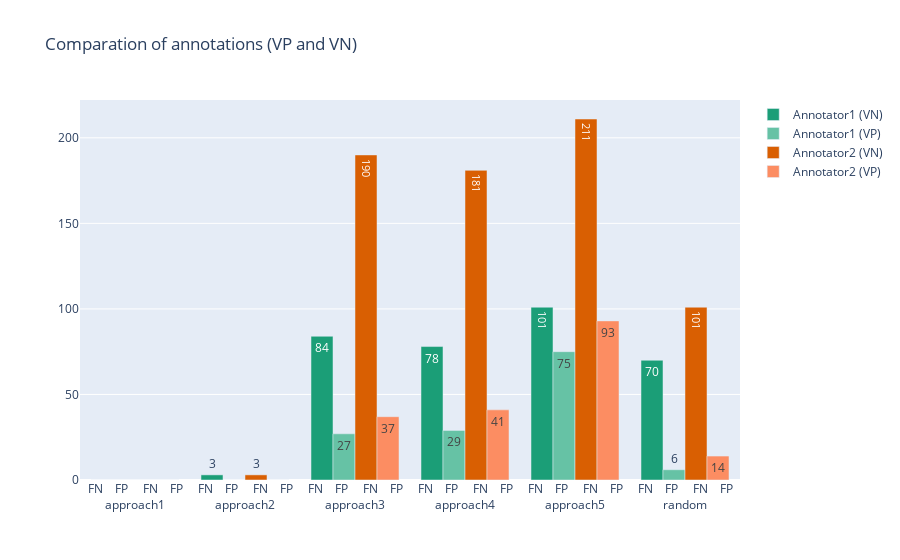

The notebook cell saved with this chart:
### Code cell
fig = go.Figure(data=[
    go.Bar(name="Annotator1 (VN)", x=approaches, y=df_ann1_summ["VN"], text=df_ann1_summ["VN"], marker_color=px.colors.qualitative.Dark2[0]),
    go.Bar(name="Annotator1 (VP)", x=approaches, y=df_ann1_summ["VP"], text=df_ann1_summ["VP"], marker_color=px.colors.qualitative.Set2[0]),
    go.Bar(name="Annotator2 (VN)", x=approaches, y=df_ann2_summ["VN"], text=df_ann2_summ["VN"], marker_color=px.colors.qualitative.Dark2[1]),
    go.Bar(name="Annotator2 (VP)", x=approaches, y=df_ann2_summ["VP"], text=df_ann2_summ["VP"], marker_color=px.colors.qualitative.Set2[1]),
])
fig.update_layout(title_text='Comparation of annotations (VP and VN)', barmode="group")
fig.update_xaxes(tickvals=[0,1,2,3,4,5],ticktext=approaches)
fig.show()

### Figure 1 — Plotly figure (JSON) as saved in the notebook; plotly's stock layout.template omitted (floating-point values rounded to 4 significant figures)
{"data": [{"marker": {"color": "rgb(27,158,119)"}, "name": "Annotator1 (VN)", "text": [0, 3, 84, 78, 101, 70], "type": "bar", "x": ["FN    FP     FN    FP</br></br>approach1", "FN    FP     FN    FP</br></br>approach2", "FN    FP     FN    FP</br></br>approach3", "FN    FP     FN    FP</br></br>approach4", "FN    FP     FN    FP</br></br>approach5", "FN    FP     FN    FP</br></br>random"], "y": [0, 3, 84, 78, 101, 70]}, {"marker": {"color": "rgb(102,194,165)"}, "name": "Annotator1 (VP)", "text": [0, 0, 27, 29, 75, 6], "type": "bar", "x": ["FN    FP     FN    FP</br></br>approach1", "FN    FP     FN    FP</br></br>approach2", "FN    FP     FN    FP</br></br>approach3", "FN    FP     FN    FP</br></br>approach4", "FN    FP     FN    FP</br></br>approach5", "FN    FP     FN    FP</br></br>random"], "y": [0, 0, 27, 29, 75, 6]}, {"marker": {"color": "rgb(217,95,2)"}, "name": "Annotator2 (VN)", "text": [0, 3, 190, 181, 211, 101], "type": "bar", "x": ["FN    FP     FN    FP</br></br>approach1", "FN    FP     FN    FP</br></br>approach2", "FN    FP     FN    FP</br></br>approach3", "FN    FP     FN    FP</br></br>approach4", "FN    FP     FN    FP</br></br>approach5", "FN    FP     FN    FP</br></br>random"], "y": [0, 3, 190, 181, 211, 101]}, {"marker": {"color": "rgb(252,141,98)"}, "name": "Annotator2 (VP)", "text": [0, 0, 37, 41, 93, 14], "type": "bar", "x": ["FN    FP     FN    FP</br></br>approach1", "FN    FP     FN    FP</br></br>approach2", "FN    FP     FN    FP</br></br>approach3", "FN    FP     FN    FP</br></br>approach4", "FN    FP     FN    FP</br></br>approach5", "FN    FP     FN    FP</br></br>random"], "y": [0, 0, 37, 41, 93, 14]}], "layout": {"barmode": "group", "title": {"text": "Comparation of annotations (VP and VN)"}, "xaxis": {"ticktext": ["FN    FP     FN    FP</br></br>approach1", "FN    FP     FN    FP</br></br>approach2", "FN    FP     FN    FP</br></br>approach3", "FN    FP     FN    FP</br></br>approach4", "FN    FP     FN    FP</br></br>approach5", "FN    FP     FN    FP</br></br>random"], "tickvals": [0, 1, 2, 3, 4, 5]}}}
